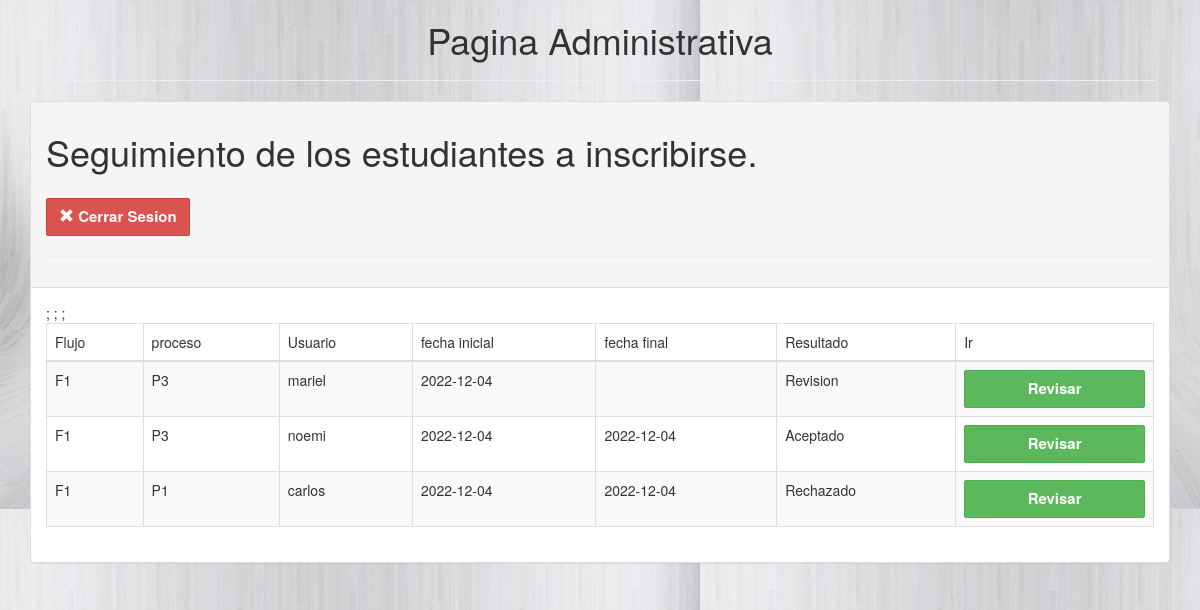
Page /workflow/EntradaKardex.php on the earlier database version.
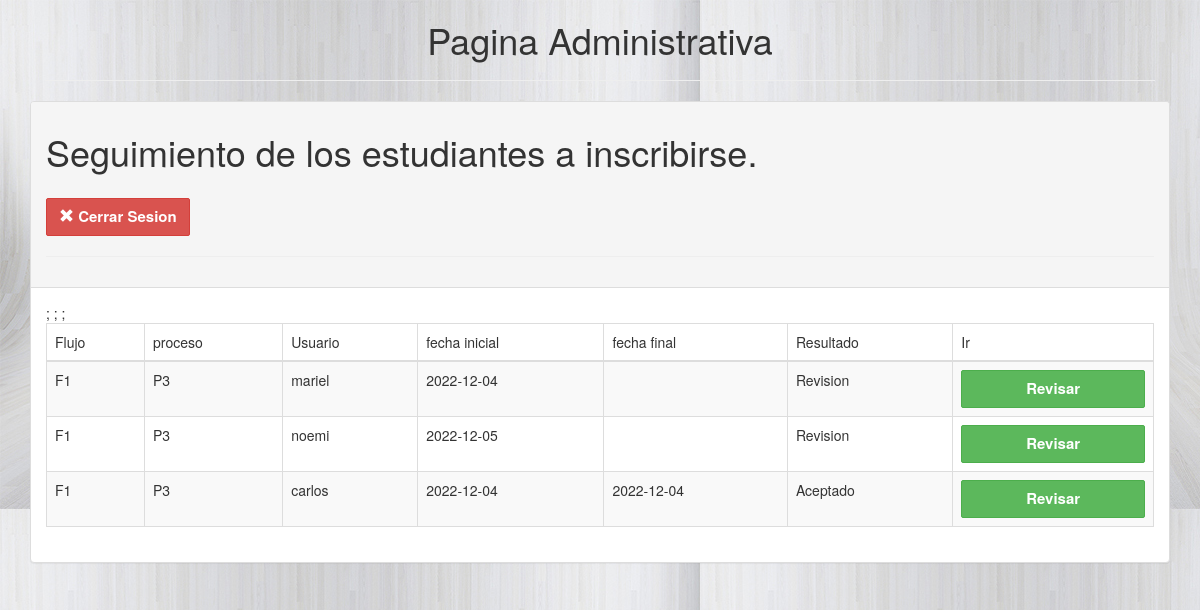
Same page on the later database version.
### tables this page shows
CREATE TABLE `flujoprocesoseguimiento` (
  `id` int(11) NOT NULL,
  `Flujo` varchar(3) DEFAULT NULL,
  `Proceso` varchar(3) DEFAULT NULL,
  `Usuario` varchar(10) DEFAULT NULL,
  `contra` varchar(50) NOT NULL,
  `FechaInicio` date DEFAULT NULL,
  `FechaFin` date DEFAULT NULL,
  `rechazo` varchar(10) DEFAULT 'pendiente'
);

### workflow/EntradaKardex.php (the view, shortened to what this page needs)
<!DOCTYPE html>
<html>
<head>
<link rel="stylesheet" href="bootstrap/css/bootstrap.min.css">
</head>
	<body background="fondo.jpg">
	<div class="wrapper">
	<div class="container">
		<div class="col-lg-12">
			<center>
				<h1>Pagina Administrativa</h1>
			</center>
            <hr>
		</div>
		<br><br><br>
		<div class="row">
                <div class="col-lg-12">
                    <div class="panel panel-default">
                        <div class="panel-heading">
                           <h1> Seguimiento de los estudiantes a inscribirse.<h1>
                           <a href="cerrar_sesion.php"><button class="btn btn-danger text-left"><span class="glyphicon glyphicon-remove" aria-hidden="true"></span> Cerrar Sesion</button></a>
            <hr>
                        </div>
                        <div class="panel-body">
                            <div class="table-responsive">
                                <table class="table table-striped table-bordered table-hover">
                                    <thead>
                                        <tr>
                                            <td>Flujo</td>
                                            <td>proceso</td>
                                            <td>Usuario</td>
                                            <td>fecha inicial</td>
                                            <td>fecha final</td>
                                            <td>Resultado</td>
                                            <td>Ir</td>
                                        </tr>
                                    </thead>
                                    <tbody>
									<?php
									include "conexion.inc.php";
                                    $sql="select * from flujoprocesoseguimiento where Proceso!='P4' and Proceso!='P7'";
                                    $resultado=mysqli_query($con, $sql);
                                    ?>
                                    <?php
                                        while ($fila=mysqli_fetch_array($resultado))
                                        {
                                            ?>
                                            <tr>
                                                <td><?php echo $fila["Flujo"]?></td>
                                                <td><?php echo $fila["Proceso"]?></td>
                                                <td><?php echo $fila["Usuario"]?></td>
                                                <td><?php echo $fila["FechaInicio"]?></td>
                                                <td><?php echo $fila["FechaFin"]?></td>
                                                <td><?php echo $fila["rechazo"]?></td>
                                                <td><a href='flujo.php?flujo=<?php echo $fila["Flujo"]?>&proceso=P4&rol=Kardex&estudiante=<?php echo $fila["Usuario"]?>'><button class="btn btn-success btn-block">Revisar</td>;
                                            </tr>
                                        <?php
                                        }
                                        ?>
                                    </tbody>
                                </table>
                            </div>
                        </div>
                    </div>
                </div>
	</div>
	</div>
	</body>
</html>

### workflow/EntradaKardex.php (style rules this page uses)
.form-control, .btn { min-height: 38px; border-radius: 2px; }
.btn { font-size: 15px; font-weight: bold; }

Differences in the rows shown:
changed flujoprocesoseguimiento "noemi": FechaInicio "2022-12-04" → "2022-12-05"; rechazo "Aceptado" → "Revision"; FechaFin "2022-12-04" → (not shown)
changed flujoprocesoseguimiento "carlos": Proceso "P1" → "P3"; rechazo "Rechazado" → "Aceptado"
